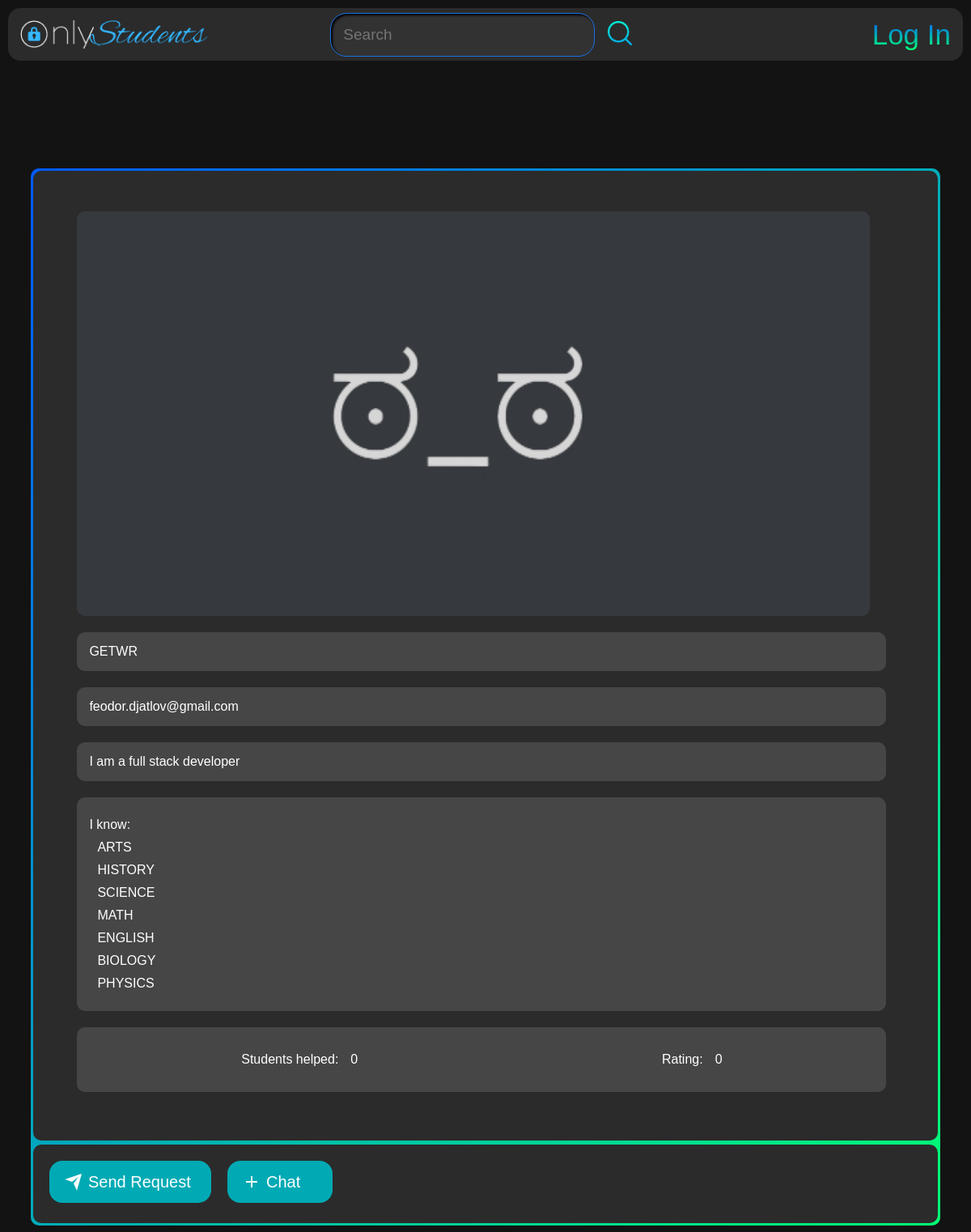
Page /users/profile/GETWR/ on the committed database.
### users/models.py (models this page shows, shortened)
class Profile(models.Model):
  ROLE_TYPE = (
    ('mentor', 'Mentor'),
    ('student', 'Student'),
    ('teacher', 'Teacher')
  )
  user = models.OneToOneField(User, on_delete=models.CASCADE, null=True, blank=True)
  name = models.CharField(max_length=200, blank=True, null=True)
  email = models.EmailField(max_length=500, blank=True, null=True)
  username = models.CharField(max_length=200, blank=True, null=True)
  location = models.CharField(max_length=200, blank=True, null=True)
  short_intro = models.CharField(max_length=200, blank=True, null=True)
  bio = models.TextField(blank=True, null=True)
  profile_image = models.ImageField(null=True, blank=True, upload_to='images/profiles/', default="images/user.jpg")
  social_instagram = models.CharField(max_length=200, blank=True, null=True)
  social_twitter = models.CharField(max_length=200, blank=True, null=True)
  social_linkedin = models.CharField(max_length=200, blank=True, null=True)
  social_youtube = models.CharField(max_length=200, blank=True, null=True)
  social_website = models.CharField(max_length=200, blank=True, null=True)
  social_vk = models.CharField(max_length=200, blank=True, null=True)
  social_telegram = models.CharField(max_length=200, blank=True, null=True)
  created = models.DateTimeField(auto_now_add=True)
  id = models.UUIDField(default=uuid.uuid4, unique=True, primary_key=True, editable=False)
  subjects = models.ManyToManyField(Subject, blank=True)
  classs = models.IntegerField(blank=True, null=True)
  vote_total = models.IntegerField(default=0, null=True, blank=True)
  vote_ratio = models.IntegerField(default=0, null=True, blank=True)
  role = models.CharField(max_length=200, choices=ROLE_TYPE, default='student')
  skill = models.ManyToManyField('Skill', blank=True)
  def __str__(self):
      return str(self.username)
      class Meta:
        ordering = ['created']
  @property
  def imageURL(self):
    try:
      url = self.profile_image.url
    except:
      url = ""
    return url

### projects/models.py (models this page shows)
class Subject(models.Model):
    title = models.CharField(max_length=200)
    description = models.CharField(max_length=500, blank=True)
    created = models.DateTimeField(auto_now_add=True)
    id = models.UUIDField(default=uuid.uuid4, unique=True, primary_key=True, editable=False)
    def __str__(self):
        return str(self.title)

### users/views.py (the view)
# urls.py: path('profile/<str:pk>/', views.profile, name='profile'),
def profile(request, pk):
    profile = Profile.objects.get(username=pk)
    context = {
        'profile': profile
    }
    return render(request, 'users/profile.html', context)

### users/templates/users/profile.html (shortened to what this page needs)
{% extends 'main.html' %}
{% load static %}
{% block content %}
<div class="profile-box">
    <div class="profile-list-background">
        <div class="profile-list-2">
            <div class="profile-list">
                <img class="profile-image-3" src="{{profile.imageURL}}">
                <div class="profile-fields">
                    <div class="profile-field">
                        {{profile.username}}
                    </div>
                    <div class="profile-field">
                        {{profile.email}}
                    </div>
                    {% if profile.short_intro %}
                    <div class="profile-field">
                      {{profile.short_intro}}
                    </div>
                    {% endif %}
                    <div class="profile-field">
                      <div class="profile-skills">
                        I know:
                      {% for subject in profile.subjects.all %}
                      <div class="profile-skill">
                        {{subject}}
                      </div>
                      {% endfor %}
                    </div>
                    </div>
                    <div class="profile-field">
                      <div class="profile-votes">
                        <div class="profile-vote">
                          <p class="profile-vote-label">Students helped:</p>
                          {{profile.vote_total}}
                        </div>
                        <div class="profile-vote">
                          <p class="profile-vote-label">Rating:</p>
                          {{profile.vote_ratio}}
                        </div>
                      </div>
                    </div>
                </div>
            </div>
            <div class="profile-buttons">
              <a class="profile-send-request-link" href="{% url 'projectform' profile %}">
                <button class="profile-send-request-button">
                  <div class="svg-wrapper-1">
                    <div class="svg-wrapper">
                      <svg viewBox="0 0 24 24" width="24" height="24">
                        <path fill="none" d="M0 0h24v24H0z"></path>
                        <path fill="currentColor" d="M1.946 9.315c-.522-.174-.527-.455.01-.634l19.087-6.362c.529-.176.832.12.684.638l-5.454 19.086c-.15.529-.455.547-.679.045L12 14l6-8-8 6-8.054-2.685z"></path>
                      </svg>
                    </div>
                  </div>
                  <span>Send Request</span>
              </button>
              </a>
              <a class="profile-create-messageroom-link" href="{% url 'createmessageroom' profile %}">
                <button class="profile-create-messageroom-button">
                  <div class="svg-wrapper-1">
                    <div class="svg-wrapper">
                      <svg viewBox="0 0 24 24" width="24" height="24">
                        <path fill="none" d="M0 0h24v24H0z"></path>
                        <path fill="currentColor" d="M11 11V5h2v6h6v2h-6v6h-2v-6H5v-2z"></path>
                      </svg>
                    </div>
                  </div>
                  <span>Chat</span>
              </button>
              </a>
            </div>
        </div>
    </div>
</div>
{% endblock content %}

### static/styles/main.css (style rules this page uses)
body { background-color: rgb(19, 19, 19); font-family: Arial; color: white; padding-top: 150px; }
div { text-decoration: none; color: white; }
a:link { text-decoration: none; color: white; }

### static/styles/profile.css (style rules this page uses)
.profile-box { padding-left: 30px; padding-right: 30px; margin-top: 50px; }
.profile-list { display: flex; align-items: center; row-gap: 10px; column-gap: 10px; background-color: rgb(43, 43, 43); padding-top: 50px; padding-bottom: 50px; border-radius: 10px; min-width: 700px; max-width: 3300px; }
.profile-fields { width: 90%; display: flex; justify-content: space-around; flex-direction: column; }
.profile-list-background { background-image: linear-gradient(to bottom right, rgb(0, 89, 255), rgb(0, 255, 115)); margin-left: 30px; margin-right: 30px; padding: 3px; border-radius: 10px; min-width: 830px; max-width: 3300px; margin-left: auto; margin-right: auto; }
.profile-image-3 { max-width: 1000px; border-radius: 10px; height: 500px; object-fit: cover; object-position: center; min-width: 100px; width: 100%; margin-left: 50px; }
.profile-field { background-color: rgb(70, 70, 70); padding: 15px; max-width: 970px; border-radius: 10px; min-width: 100px; width: 100%; margin-top: 10px; margin-bottom: 10px; margin-right: auto; margin-left: auto; }
.profile-skills { background-color: rgb(70, 70, 70); max-width: 970px; border-radius: 10px; min-width: 100px; width: 100%; margin-top: 10px; }
.profile-skill { margin: 10px; }
.profile-votes { display: flex; justify-content: space-around; }
.profile-vote { display: flex; align-items: center; justify-content: space-around; }
.profile-vote-label { margin-right: 15px; }
.profile-buttons { background-color: rgb(43, 43, 43); margin-top: 5px; border-radius: 10px; padding-top: 20px; padding-bottom: 15px; padding-left: 20px; display: flex; flex-direction: row; }
@media (max-width: 3300px) { .profile-list { flex-direction: row; } }
@media (max-width: 3300px) { .profile-fields { margin-left: 50px; margin-right: 50px; } }
@media (max-width: 1700px) { .profile-list { flex-direction: column; padding-right: 30px; } }
@media (max-width: 1700px) { .profile-image-3 { margin-left: 0px; width: 90%; } }
.profile-send-request-button { font-family: inherit; font-size: 20px; background: rgb(0, 170, 180); color: white; padding: 0.7em 1em; padding-left: 0.9em; display: flex; align-items: center; border: none; border-radius: 16px; overflow: hidden; transition: all 0.2s; margin-bottom: 10px; width: 200px; transition: width 0.3s; margin-right: 20px; }
.profile-send-request-button span { display: block; margin-left: 0.3em; transition: all 0.3s ease-in-out; }
.profile-send-request-button svg { display: block; transform-origin: center center; transition: transform 0.3s ease-in-out; }
.profile-create-messageroom-button { font-family: inherit; font-size: 20px; background: rgb(0, 170, 180); color: white; padding: 0.7em 1em; padding-left: 0.9em; display: flex; align-items: center; border: none; border-radius: 16px; overflow: hidden; transition: all 0.2s; margin-bottom: 10px; width: 130px; transition: width 0.3s; }
.profile-create-messageroom-button span { display: block; margin-left: 0.3em; transition: all 0.3s ease-in-out; }
.profile-create-messageroom-button svg { display: block; transform-origin: center center; transition: transform 0.3s ease-in-out; }

### rows in the picture
Profile: imageURL (picture), username "GETWR", email "feodor.djatlov@gmail.com", short_intro "I am a full stack developer", vote_total "0", vote_ratio "0"
Subject: title "ARTS"
Subject: title "HISTORY"
Subject: title "SCIENCE"
Subject: title "MATH"
Subject: title "ENGLISH"
Subject: title "BIOLOGY"
Subject: title "PHYSICS"
